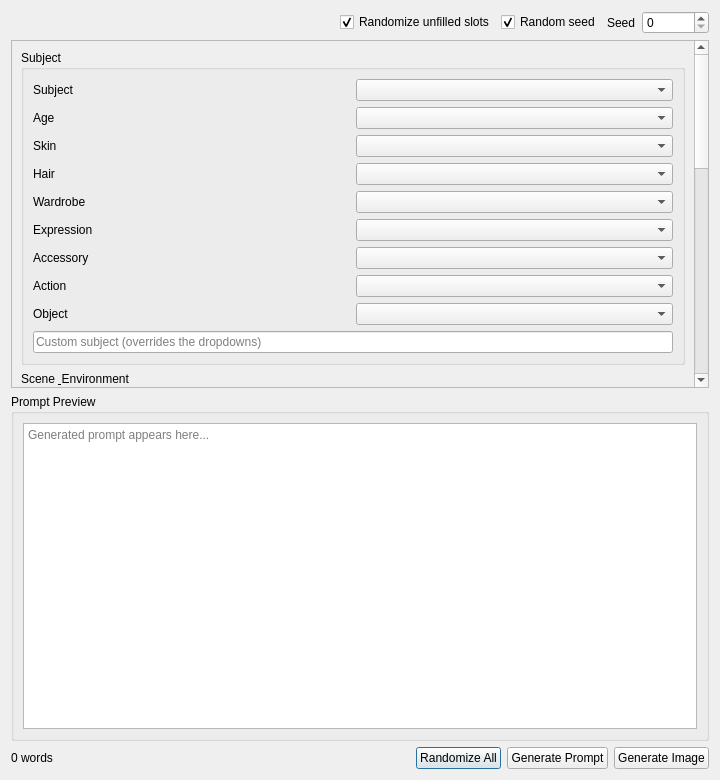
<?xml version="1.0" encoding="UTF-8"?>
<ui version="4.0">
 <class>prompt_builder</class>
 <widget class="QDialog" name="prompt_builder">
  <property name="geometry">
   <rect>
    <x>0</x>
    <y>0</y>
    <width>720</width>
    <height>780</height>
   </rect>
  </property>
  <property name="minimumSize">
   <size>
    <width>600</width>
    <height>600</height>
   </size>
  </property>
  <property name="windowTitle">
   <string>Prompt Builder</string>
  </property>
  <layout class="QVBoxLayout" name="verticalLayout_root">
   <item>
    <layout class="QHBoxLayout" name="horizontalLayout_target">
     <item>
      <spacer name="horizontalSpacer_target">
       <property name="orientation">
        <enum>Qt::Orientation::Horizontal</enum>
       </property>
       <property name="sizeHint" stdset="0">
        <size>
         <width>40</width>
         <height>20</height>
        </size>
       </property>
      </spacer>
     </item>
     <item>
      <widget class="QCheckBox" name="randomize_checkbox">
       <property name="text">
        <string>Randomize unfilled slots</string>
       </property>
       <property name="checked">
        <bool>true</bool>
       </property>
      </widget>
     </item>
     <item>
      <widget class="QCheckBox" name="random_seed_checkbox">
       <property name="text">
        <string>Random seed</string>
       </property>
       <property name="checked">
        <bool>true</bool>
       </property>
       <property name="toolTip">
        <string>Use a fresh seed for every build so repeated generates differ. Uncheck to pin the seed below for reproducible prompts.</string>
       </property>
      </widget>
     </item>
     <item>
      <widget class="QLabel" name="label_seed">
       <property name="text">
        <string>Seed</string>
       </property>
      </widget>
     </item>
     <item>
      <widget class="QSpinBox" name="seed_spinbox">
       <property name="maximum">
        <number>2147483647</number>
       </property>
      </widget>
     </item>
    </layout>
   </item>
   <item>
    <widget class="QScrollArea" name="scrollArea">
     <property name="widgetResizable">
      <bool>true</bool>
     </property>
     <widget class="QWidget" name="scrollAreaWidgetContents">
      <property name="geometry">
       <rect>
        <x>0</x>
        <y>0</y>
        <width>688</width>
        <height>480</height>
       </rect>
      </property>
      <layout class="QVBoxLayout" name="verticalLayout_scroll">
       <item>
        <widget class="QGroupBox" name="groupBox_subject">
         <property name="title">
          <string>Subject</string>
         </property>
         <layout class="QGridLayout" name="gridLayout_subject">
          <item row="0" column="0">
           <widget class="QLabel" name="label_subject">
            <property name="text">
             <string>Subject</string>
            </property>
           </widget>
          </item>
          <item row="0" column="1">
           <widget class="QComboBox" name="subject"/>
          </item>
          <item row="1" column="0">
           <widget class="QLabel" name="label_age">
            <property name="text">
             <string>Age</string>
            </property>
           </widget>
          </item>
          <item row="1" column="1">
           <widget class="QComboBox" name="attribute_age"/>
          </item>
          <item row="2" column="0">
           <widget class="QLabel" name="label_skin">
            <property name="text">
             <string>Skin</string>
            </property>
           </widget>
          </item>
          <item row="2" column="1">
           <widget class="QComboBox" name="attribute_skin"/>
          </item>
          <item row="3" column="0">
           <widget class="QLabel" name="label_hair">
            <property name="text">
             <string>Hair</string>
            </property>
           </widget>
          </item>
          <item row="3" column="1">
           <widget class="QComboBox" name="attribute_hair"/>
          </item>
          <item row="4" column="0">
           <widget class="QLabel" name="label_wardrobe">
            <property name="text">
             <string>Wardrobe</string>
            </property>
           </widget>
          </item>
          <item row="4" column="1">
           <widget class="QComboBox" name="attribute_wardrobe"/>
          </item>
          <item row="5" column="0">
           <widget class="QLabel" name="label_expression">
            <property name="text">
             <string>Expression</string>
            </property>
           </widget>
          </item>
          <item row="5" column="1">
           <widget class="QComboBox" name="attribute_expression"/>
          </item>
          <item row="6" column="0">
           <widget class="QLabel" name="label_accessory">
            <property name="text">
             <string>Accessory</string>
            </property>
           </widget>
          </item>
          <item row="6" column="1">
           <widget class="QComboBox" name="attribute_accessory"/>
          </item>
          <item row="7" column="0">
           <widget class="QLabel" name="label_action">
            <property name="text">
             <string>Action</string>
            </property>
           </widget>
          </item>
          <item row="7" column="1">
           <widget class="QComboBox" name="action"/>
          </item>
          <item row="8" column="0">
           <widget class="QLabel" name="label_object">
            <property name="text">
             <string>Object</string>
            </property>
           </widget>
          </item>
          <item row="8" column="1">
           <widget class="QComboBox" name="object"/>
          </item>
          <item row="9" column="0" colspan="2">
           <widget class="QLineEdit" name="custom_subject">
            <property name="placeholderText">
             <string>Custom subject (overrides the dropdowns)</string>
            </property>
           </widget>
          </item>
         </layout>
        </widget>
       </item>
       <item>
        <widget class="QGroupBox" name="groupBox_scene">
         <property name="title">
          <string>Scene &amp; Environment</string>
         </property>
         <layout class="QGridLayout" name="gridLayout_scene">
          <item row="0" column="0">
           <widget class="QLabel" name="label_scene">
            <property name="text">
             <string>Location</string>
            </property>
           </widget>
          </item>
          <item row="0" column="1">
           <widget class="QComboBox" name="scene"/>
          </item>
          <item row="1" column="0">
           <widget class="QLabel" name="label_time_of_day">
            <property name="text">
             <string>Time of Day</string>
            </property>
           </widget>
          </item>
          <item row="1" column="1">
           <widget class="QComboBox" name="time_of_day"/>
          </item>
          <item row="2" column="0">
           <widget class="QLabel" name="label_weather">
            <property name="text">
             <string>Weather</string>
            </property>
           </widget>
          </item>
          <item row="2" column="1">
           <widget class="QComboBox" name="weather"/>
          </item>
          <item row="3" column="0" colspan="2">
           <widget class="QLineEdit" name="custom_scene">
            <property name="placeholderText">
             <string>Custom scene (overrides the dropdowns)</string>
            </property>
           </widget>
          </item>
         </layout>
        </widget>
       </item>
       <item>
        <widget class="QGroupBox" name="groupBox_composition">
         <property name="title">
          <string>Composition &amp; Framing</string>
         </property>
         <layout class="QGridLayout" name="gridLayout_composition">
          <item row="0" column="0">
           <widget class="QLabel" name="label_shot_type">
            <property name="text">
             <string>Shot Type</string>
            </property>
           </widget>
          </item>
          <item row="0" column="1">
           <widget class="QComboBox" name="shot_type"/>
          </item>
          <item row="1" column="0">
           <widget class="QLabel" name="label_lens">
            <property name="text">
             <string>Lens</string>
            </property>
           </widget>
          </item>
          <item row="1" column="1">
           <widget class="QComboBox" name="lens"/>
          </item>
          <item row="2" column="0">
           <widget class="QLabel" name="label_composition">
            <property name="text">
             <string>Composition</string>
            </property>
           </widget>
          </item>
          <item row="2" column="1">
           <widget class="QComboBox" name="composition"/>
          </item>
         </layout>
        </widget>
       </item>
       <item>
        <widget class="QGroupBox" name="groupBox_lighting">
         <property name="title">
          <string>Lighting</string>
         </property>
         <layout class="QGridLayout" name="gridLayout_lighting">
          <item row="0" column="0">
           <widget class="QLabel" name="label_lighting">
            <property name="text">
             <string>Lighting</string>
            </property>
           </widget>
          </item>
          <item row="0" column="1">
           <widget class="QComboBox" name="lighting"/>
          </item>
         </layout>
        </widget>
       </item>
       <item>
        <widget class="QGroupBox" name="groupBox_style">
         <property name="title">
          <string>Style &amp; Medium</string>
         </property>
         <layout class="QGridLayout" name="gridLayout_style">
          <item row="0" column="0">
           <widget class="QLabel" name="label_style_group">
            <property name="text">
             <string>Style Family</string>
            </property>
           </widget>
          </item>
          <item row="0" column="1">
           <widget class="QComboBox" name="style_group"/>
          </item>
          <item row="1" column="0">
           <widget class="QLabel" name="label_style_detail">
            <property name="text">
             <string>Style Detail</string>
            </property>
           </widget>
          </item>
          <item row="1" column="1">
           <widget class="QComboBox" name="style_detail"/>
          </item>
          <item row="2" column="0">
           <widget class="QLabel" name="label_color_palette">
            <property name="text">
             <string>Color Palette</string>
            </property>
           </widget>
          </item>
          <item row="2" column="1">
           <widget class="QComboBox" name="color_palette"/>
          </item>
          <item row="3" column="0" colspan="2">
           <widget class="QLineEdit" name="custom_style">
            <property name="placeholderText">
             <string>Custom style (appended to the style section)</string>
            </property>
           </widget>
          </item>
         </layout>
        </widget>
       </item>
       <item>
        <widget class="QGroupBox" name="groupBox_polish">
         <property name="title">
          <string>Constraints &amp; Polish</string>
         </property>
         <layout class="QGridLayout" name="gridLayout_polish">
          <item row="0" column="0">
           <widget class="QLabel" name="label_quality">
            <property name="text">
             <string>Quality Phrase</string>
            </property>
           </widget>
          </item>
          <item row="0" column="1">
           <widget class="QComboBox" name="quality"/>
          </item>
         </layout>
        </widget>
       </item>
       <item>
        <widget class="QGroupBox" name="groupBox_prefix">
         <property name="title">
          <string>Prefix / Suffix</string>
         </property>
         <layout class="QHBoxLayout" name="horizontalLayout_prefix">
          <item>
           <widget class="QLineEdit" name="prefix">
            <property name="placeholderText">
             <string>Prefix</string>
            </property>
           </widget>
          </item>
          <item>
           <widget class="QLineEdit" name="suffix">
            <property name="placeholderText">
             <string>Suffix</string>
            </property>
           </widget>
          </item>
         </layout>
        </widget>
       </item>
      </layout>
     </widget>
    </widget>
   </item>
   <item>
    <widget class="QGroupBox" name="groupBox_preview">
     <property name="title">
      <string>Prompt Preview</string>
     </property>
     <layout class="QVBoxLayout" name="verticalLayout_preview">
      <item>
       <widget class="QPlainTextEdit" name="prompt_preview">
        <property name="readOnly">
         <bool>false</bool>
        </property>
        <property name="placeholderText">
         <string>Generated prompt appears here...</string>
        </property>
       </widget>
      </item>
     </layout>
    </widget>
   </item>
   <item>
    <layout class="QHBoxLayout" name="horizontalLayout_buttons">
     <item>
      <widget class="QLabel" name="word_count_label">
       <property name="text">
        <string>0 words</string>
       </property>
      </widget>
     </item>
     <item>
      <spacer name="horizontalSpacer_buttons">
       <property name="orientation">
        <enum>Qt::Orientation::Horizontal</enum>
       </property>
       <property name="sizeHint" stdset="0">
        <size>
         <width>40</width>
         <height>20</height>
        </size>
       </property>
      </spacer>
     </item>
     <item>
      <widget class="QPushButton" name="randomize_button">
       <property name="text">
        <string>Randomize All</string>
       </property>
      </widget>
     </item>
     <item>
      <widget class="QPushButton" name="generate_button">
       <property name="text">
        <string>Generate Prompt</string>
       </property>
      </widget>
     </item>
     <item>
      <widget class="QPushButton" name="generate_image_button">
       <property name="text">
        <string>Generate Image</string>
       </property>
      </widget>
     </item>
    </layout>
   </item>
  </layout>
 </widget>
 <resources/>
 <connections/>
</ui>
